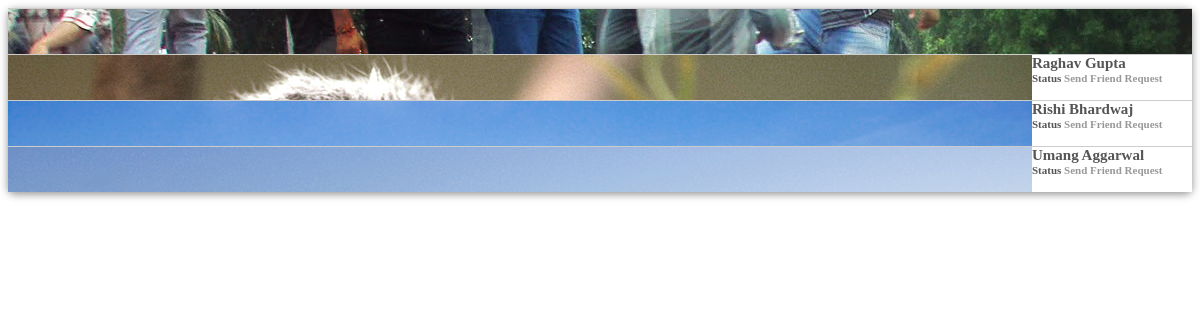
The page /wall/search_user.php (signed in) on the database its author committed.
### tables this page shows
CREATE TABLE IF NOT EXISTS `images` (
  `pid` int(11) NOT NULL AUTO_INCREMENT,
  `src` varchar(100) NOT NULL DEFAULT 'image/noimage.jpg',
  `uid` int(11) DEFAULT NULL,
  PRIMARY KEY (`src`),
  UNIQUE KEY `pid` (`pid`),
  KEY `uid` (`uid`)
);

CREATE TABLE IF NOT EXISTS `users` (
  `uid` int(11) NOT NULL AUTO_INCREMENT,
  `fname` varchar(30) NOT NULL,
  `lname` varchar(30) NOT NULL,
  `email` varchar(80) NOT NULL,
  `pass` varchar(32) DEFAULT NULL,
  `tsubs` int(11) DEFAULT '0',
  `tfriends` int(11) DEFAULT '0',
  PRIMARY KEY (`email`),
  UNIQUE KEY `uid` (`uid`)
);

### functions.php (called while the page is built, shortened)
<?php
function getdetails()
{
	if(isset($_SESSION['email']))
	{
	$email=$_SESSION['email'];
	include 'connect.php';
	$sql="select * from users where email='$email'";
	$result = mysql_query($sql,$con);
	   while($row=mysql_fetch_array($result))
	   return $row;
	}
}
function search_user($msg,$uid)
{
	include 'connect.php';
	$sql="select U.uid, U.fname,U.lname,I.src from users U,images I where U.uid=I.uid And (U.fname Like '$msg%' OR U.email like '$msg%') AND U.uid !='$uid'";
$result = mysql_query($sql,$con);
return $result;
	}
function check_friend_status($uid,$fid)
{
	$sql="Select * from friends where (rid='$uid' AND sid='$fid') OR (sid='$uid' AND rid='$fid')";
$result = mysql_query($sql);
return $result;
}
?>

### wall/search_user.php (the view, shortened to what this page needs)
<html>
<head>
</head>
<body>
<div id="bbody">
<?php
$path=$_SERVER['DOCUMENT_ROOT'];
include $path.'/prj/functions.php';
$msg=$_REQUEST['msg'];
$data=getdetails();
$uid=$data['uid'];
$result=search_user($msg,$uid);
while($row=mysql_fetch_array($result))
{
$fid=$row['uid'];
$status=check_friend_status($uid,$fid);
$count=mysql_num_rows($status);
if($count>0)
{
$r=mysql_fetch_array($status);
if($r['sid']==$uid)
{
	if($r['Status']==0)
	$stat='Not Accepted';
	else
	$stat='Friends';
	}
else
{
 if($r['Status']==0)
	$stat='Accept Now';
	else
	$stat='Friends';
    }
}
else
{
	$stat='Send Friend Request';
	}
?>
<div class="box" id="box<?php echo $fid?>">
<div class="stcommentimg" style="float:left">
<img src="<?php echo $row['src'] ?>" class='small_img1'/>
</div>
<div class="stname">
<b ><?php echo $row['fname']." ".$row['lname']; ?></b>
<h6><?php echo "<b>Status </b>".$stat;?></h6>
</div>
</div>
<?php
}
?>
</div>
</body>
</html>

### wall/search_user.php (style rules this page uses)
.stname { overflow:hidden; font-size:15px; }
.stname b { color:#555; text-transform:capitalize; }
.stname h6 { color:#999; margin-top:0px; font-size:11px; }
.box { height:45px; border-top:1px solid #ccc; overflow:hidden; background-color:#fff; }
#bbody { background-color:#fff;border-radius: 6px; box-shadow: 0 2px 8px rgba(0, 0, 0, 0.45); }

### rows shown on the page
images: src (picture)
images: src (picture), users.fname "Raghav", users.lname "Gupta", stat "Send Friend Request"
images: src (picture), users.fname "Rishi", users.lname "Bhardwaj", stat "Send Friend Request"
images: src (picture), users.fname "Umang", users.lname "Aggarwal", stat "Send Friend Request"
